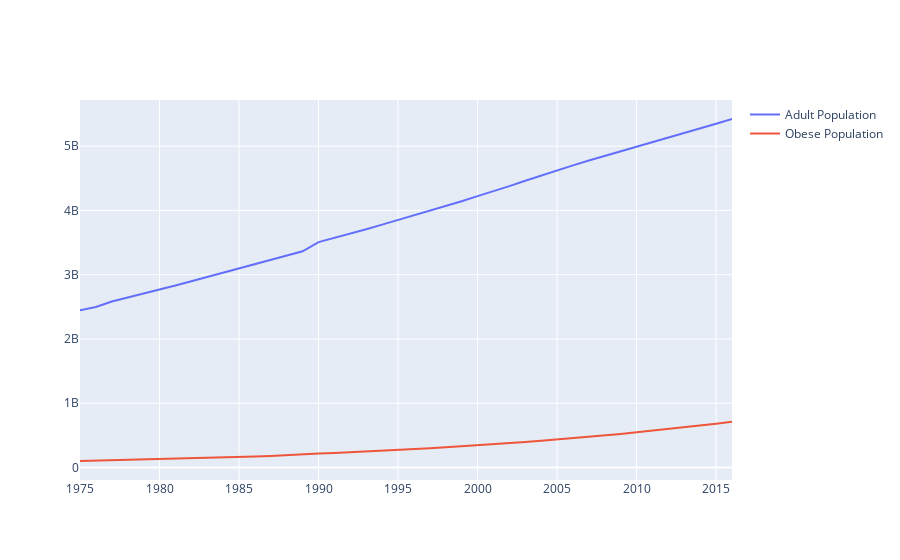

This figure's notebook cell:
### Code cell
fig = go.Figure()

fig.add_trace(go.Scatter(x = adult_sums.year,
                        y = adult_sums.sum_yr,
                        name = 'Adult Population'))

fig.add_trace(go.Scatter(x = obs_sums.year,
                        y = obs_sums.sum_yr,
                        name = 'Obese Population'))


fig.show()
